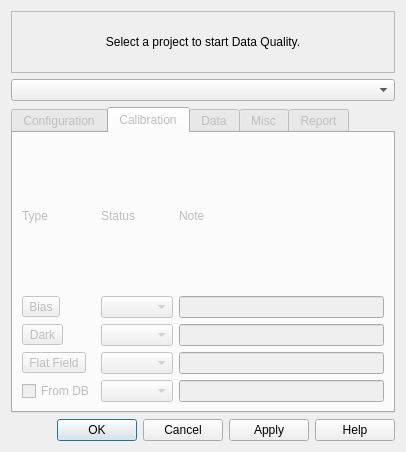
<?xml version="1.0" encoding="UTF-8"?>
<ui version="4.0">
 <class>Dialog</class>
 <widget class="QDialog" name="Dialog">
  <property name="geometry">
   <rect>
    <x>0</x>
    <y>0</y>
    <width>406</width>
    <height>452</height>
   </rect>
  </property>
  <property name="sizePolicy">
   <sizepolicy hsizetype="Fixed" vsizetype="Fixed">
    <horstretch>0</horstretch>
    <verstretch>0</verstretch>
   </sizepolicy>
  </property>
  <property name="maximumSize">
   <size>
    <width>16777215</width>
    <height>16777215</height>
   </size>
  </property>
  <property name="windowTitle">
   <string>Data Quality Guide</string>
  </property>
  <property name="sizeGripEnabled">
   <bool>false</bool>
  </property>
  <layout class="QGridLayout" name="gridLayout_2">
   <item row="0" column="0">
    <layout class="QGridLayout" name="gridLayout">
     <item row="1" column="0">
      <widget class="QComboBox" name="comboBox"/>
     </item>
     <item row="0" column="0">
      <widget class="QFrame" name="frame">
       <property name="frameShape">
        <enum>QFrame::StyledPanel</enum>
       </property>
       <property name="frameShadow">
        <enum>QFrame::Raised</enum>
       </property>
       <layout class="QVBoxLayout" name="verticalLayout_2">
        <item>
         <widget class="QLabel" name="label">
          <property name="layoutDirection">
           <enum>Qt::LeftToRight</enum>
          </property>
          <property name="text">
           <string>
Select a project to start Data Quality.
</string>
          </property>
          <property name="alignment">
           <set>Qt::AlignCenter</set>
          </property>
         </widget>
        </item>
       </layout>
      </widget>
     </item>
     <item row="2" column="0">
      <widget class="QTabWidget" name="tabWidget">
       <property name="enabled">
        <bool>false</bool>
       </property>
       <property name="layoutDirection">
        <enum>Qt::LeftToRight</enum>
       </property>
       <property name="currentIndex">
        <number>1</number>
       </property>
       <widget class="QWidget" name="tab_5">
        <attribute name="title">
         <string>Configuration</string>
        </attribute>
        <layout class="QGridLayout" name="gridLayout_6">
         <item row="0" column="1">
          <widget class="QLineEdit" name="lineEditSemesterID"/>
         </item>
         <item row="0" column="0">
          <widget class="QLabel" name="label_2">
           <property name="text">
            <string>Semester ID</string>
           </property>
          </widget>
         </item>
         <item row="1" column="1">
          <widget class="QLineEdit" name="lineEditPathToData"/>
         </item>
         <item row="1" column="0">
          <widget class="QLabel" name="label_3">
           <property name="text">
            <string>Path to store
data</string>
           </property>
          </widget>
         </item>
         <item row="3" column="1">
          <widget class="QPushButton" name="pushButton">
           <property name="sizePolicy">
            <sizepolicy hsizetype="Fixed" vsizetype="Fixed">
             <horstretch>0</horstretch>
             <verstretch>0</verstretch>
            </sizepolicy>
           </property>
           <property name="layoutDirection">
            <enum>Qt::RightToLeft</enum>
           </property>
           <property name="text">
            <string>Browse</string>
           </property>
          </widget>
         </item>
        </layout>
       </widget>
       <widget class="QWidget" name="tab">
        <attribute name="title">
         <string>Calibration</string>
        </attribute>
        <layout class="QGridLayout" name="gridLayout_3">
         <item row="4" column="1">
          <widget class="QComboBox" name="comboFromDB"/>
         </item>
         <item row="1" column="1">
          <widget class="QComboBox" name="comboBias"/>
         </item>
         <item row="3" column="1">
          <widget class="QComboBox" name="comboFlatField"/>
         </item>
         <item row="1" column="2">
          <widget class="QLineEdit" name="lineEditBias"/>
         </item>
         <item row="3" column="2">
          <widget class="QLineEdit" name="lineEditFlatField"/>
         </item>
         <item row="4" column="2">
          <widget class="QLineEdit" name="lineEditFromDB"/>
         </item>
         <item row="2" column="1">
          <widget class="QComboBox" name="comboDark"/>
         </item>
         <item row="2" column="2">
          <widget class="QLineEdit" name="lineEditDark"/>
         </item>
         <item row="0" column="2">
          <widget class="QLabel" name="label_6">
           <property name="text">
            <string>Note</string>
           </property>
          </widget>
         </item>
         <item row="0" column="1">
          <widget class="QLabel" name="label_7">
           <property name="text">
            <string>Status</string>
           </property>
          </widget>
         </item>
         <item row="0" column="0">
          <widget class="QLabel" name="label_8">
           <property name="text">
            <string>Type</string>
           </property>
          </widget>
         </item>
         <item row="1" column="0">
          <widget class="QToolButton" name="Bias">
           <property name="text">
            <string>Bias</string>
           </property>
          </widget>
         </item>
         <item row="2" column="0">
          <widget class="QToolButton" name="Dark">
           <property name="text">
            <string>Dark</string>
           </property>
          </widget>
         </item>
         <item row="3" column="0">
          <widget class="QToolButton" name="FlatField">
           <property name="text">
            <string>Flat Field</string>
           </property>
          </widget>
         </item>
         <item row="4" column="0">
          <widget class="QCheckBox" name="fromDB">
           <property name="text">
            <string>From DB</string>
           </property>
          </widget>
         </item>
        </layout>
       </widget>
       <widget class="QWidget" name="tab_2">
        <attribute name="title">
         <string>Data</string>
        </attribute>
        <layout class="QGridLayout" name="gridLayout_4">
         <item row="0" column="0">
          <widget class="QWidget" name="widget_4" native="true">
           <layout class="QHBoxLayout" name="horizontalLayout_3">
            <item>
             <widget class="QLabel" name="label_12">
              <property name="sizePolicy">
               <sizepolicy hsizetype="Maximum" vsizetype="Preferred">
                <horstretch>0</horstretch>
                <verstretch>0</verstretch>
               </sizepolicy>
              </property>
              <property name="text">
               <string>Object:</string>
              </property>
             </widget>
            </item>
            <item>
             <widget class="QComboBox" name="comboBox_Object"/>
            </item>
           </layout>
          </widget>
         </item>
         <item row="1" column="0">
          <widget class="QWidget" name="widget" native="true">
           <layout class="QHBoxLayout" name="horizontalLayout_2">
            <item>
             <widget class="QLabel" name="label_5">
              <property name="text">
               <string>FIELD            </string>
              </property>
             </widget>
            </item>
            <item>
             <widget class="QComboBox" name="comboBox_5"/>
            </item>
            <item>
             <widget class="QLineEdit" name="lineEdit_5"/>
            </item>
           </layout>
          </widget>
         </item>
         <item row="2" column="0">
          <widget class="QWidget" name="widget_2" native="true">
           <layout class="QHBoxLayout" name="horizontalLayout_4">
            <item>
             <widget class="QLabel" name="label_9">
              <property name="text">
               <string>Configuration</string>
              </property>
             </widget>
            </item>
            <item>
             <widget class="QComboBox" name="comboBox_6"/>
            </item>
            <item>
             <widget class="QLineEdit" name="lineEdit_6"/>
            </item>
           </layout>
          </widget>
         </item>
         <item row="3" column="0">
          <widget class="QWidget" name="widget_3" native="true">
           <layout class="QHBoxLayout" name="horizontalLayout_5">
            <item>
             <widget class="QLabel" name="label_10">
              <property name="text">
               <string>&lt;FWHM&gt; =</string>
              </property>
             </widget>
            </item>
            <item>
             <widget class="QLineEdit" name="lineEdit_7"/>
            </item>
            <item>
             <widget class="QLabel" name="label_11">
              <property name="text">
               <string>&lt;E&gt; = </string>
              </property>
             </widget>
            </item>
            <item>
             <widget class="QLineEdit" name="lineEdit_8"/>
            </item>
            <item>
             <widget class="QLabel" name="label_13">
              <property name="text">
               <string>Time:</string>
              </property>
             </widget>
            </item>
            <item>
             <widget class="QTimeEdit" name="timeEdit"/>
            </item>
           </layout>
          </widget>
         </item>
        </layout>
       </widget>
       <widget class="QWidget" name="tab_3">
        <attribute name="title">
         <string>Misc</string>
        </attribute>
        <layout class="QGridLayout" name="gridLayout_5">
         <item row="0" column="1">
          <widget class="QLineEdit" name="queryDB"/>
         </item>
         <item row="0" column="2">
          <widget class="QPushButton" name="runQueryDB">
           <property name="sizePolicy">
            <sizepolicy hsizetype="Maximum" vsizetype="Maximum">
             <horstretch>0</horstretch>
             <verstretch>0</verstretch>
            </sizepolicy>
           </property>
           <property name="layoutDirection">
            <enum>Qt::LeftToRight</enum>
           </property>
           <property name="text">
            <string>Filter</string>
           </property>
          </widget>
         </item>
         <item row="1" column="1" colspan="2">
          <widget class="QGroupBox" name="groupBox">
           <property name="title">
            <string>Calibration for another project</string>
           </property>
           <layout class="QGridLayout" name="gridLayout_8">
            <item row="1" column="0">
             <widget class="QToolButton" name="toolButton">
              <property name="text">
               <string>Bias</string>
              </property>
             </widget>
            </item>
            <item row="2" column="0">
             <widget class="QToolButton" name="toolButton_2">
              <property name="text">
               <string>Dark</string>
              </property>
             </widget>
            </item>
            <item row="3" column="0">
             <widget class="QToolButton" name="toolButton_3">
              <property name="text">
               <string>Flat Field</string>
              </property>
             </widget>
            </item>
            <item row="1" column="1">
             <widget class="QComboBox" name="comboBox_2"/>
            </item>
            <item row="2" column="1">
             <widget class="QComboBox" name="comboBox_3"/>
            </item>
            <item row="3" column="1">
             <widget class="QComboBox" name="comboBox_4"/>
            </item>
            <item row="1" column="2">
             <widget class="QLineEdit" name="lineEdit"/>
            </item>
            <item row="2" column="2">
             <widget class="QLineEdit" name="lineEdit_2"/>
            </item>
            <item row="3" column="2">
             <widget class="QLineEdit" name="lineEdit_3"/>
            </item>
            <item row="0" column="0">
             <widget class="QLabel" name="label_4">
              <property name="text">
               <string>Project ID</string>
              </property>
             </widget>
            </item>
            <item row="0" column="1">
             <widget class="QLineEdit" name="lineEdit_4"/>
            </item>
           </layout>
          </widget>
         </item>
        </layout>
       </widget>
       <widget class="QWidget" name="tab_4">
        <attribute name="title">
         <string>Report</string>
        </attribute>
        <layout class="QVBoxLayout" name="verticalLayout_3">
         <item>
          <widget class="QTextEdit" name="textEdit"/>
         </item>
        </layout>
       </widget>
      </widget>
     </item>
    </layout>
   </item>
   <item row="1" column="0">
    <widget class="QDialogButtonBox" name="buttonBox">
     <property name="layoutDirection">
      <enum>Qt::LeftToRight</enum>
     </property>
     <property name="orientation">
      <enum>Qt::Horizontal</enum>
     </property>
     <property name="standardButtons">
      <set>QDialogButtonBox::Apply|QDialogButtonBox::Cancel|QDialogButtonBox::Help|QDialogButtonBox::Ok</set>
     </property>
    </widget>
   </item>
  </layout>
 </widget>
 <resources/>
 <connections>
  <connection>
   <sender>buttonBox</sender>
   <signal>accepted()</signal>
   <receiver>Dialog</receiver>
   <slot>accept()</slot>
   <hints>
    <hint type="sourcelabel">
     <x>248</x>
     <y>254</y>
    </hint>
    <hint type="destinationlabel">
     <x>157</x>
     <y>274</y>
    </hint>
   </hints>
  </connection>
  <connection>
   <sender>buttonBox</sender>
   <signal>rejected()</signal>
   <receiver>Dialog</receiver>
   <slot>reject()</slot>
   <hints>
    <hint type="sourcelabel">
     <x>316</x>
     <y>260</y>
    </hint>
    <hint type="destinationlabel">
     <x>286</x>
     <y>274</y>
    </hint>
   </hints>
  </connection>
 </connections>
</ui>
